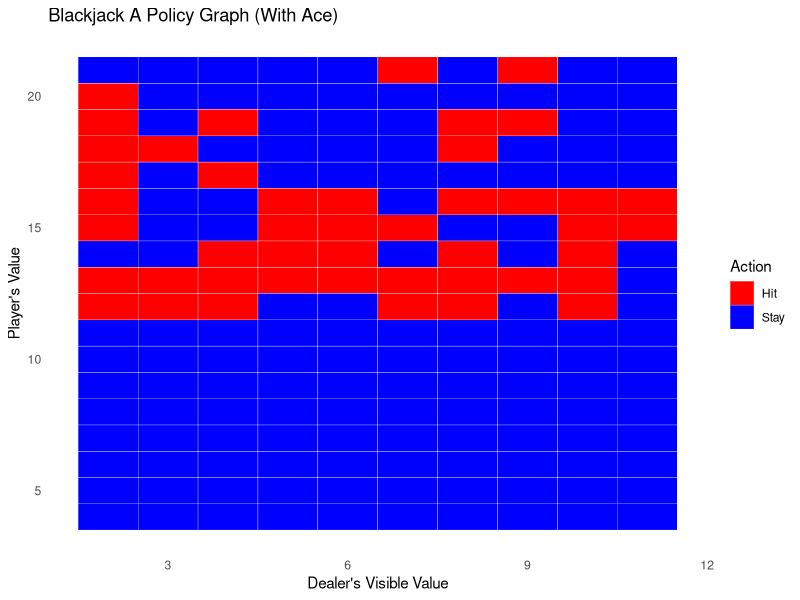
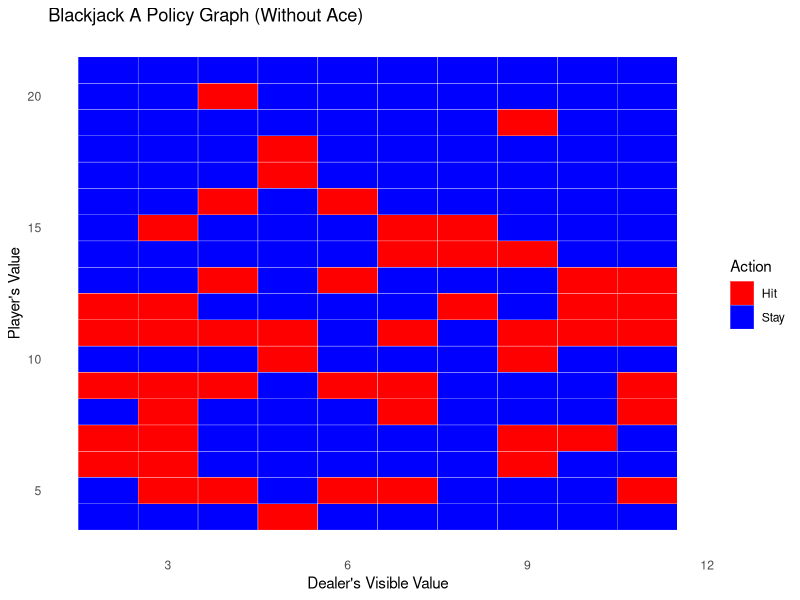

R code for these plots, in order:
#########################################################
#
# Agent is a Monte-Carlo reinforcement-trained statistical model
# 
# Environment: Dealer visible value, player value, player aces
#
# Action Space: Hit, Stay
#
# Value Function: State-action pair, Q(s, a)
#
#########################################################
######################
# Get a random card
######################
random_card <- function() {
  # Higher likelihood of 10 for J, Q, K
  return(sample(c(2, 3, 4, 5, 6, 7, 8, 9, 10, 10, 10, 10, 11), 1))
}

######################
# Add a card to a hand
#
# State[2] = player value
# State[3] = ace
######################
hit <- function(value, ace) {
  value =  as.numeric(value)
  ace =  as.numeric(ace)
  card = random_card()
  
  # Check if card is ace
  if (card == 11) {
    ace = ace + 1
  }
  
  # Check for bust with ace
  if (value + card > 21 && ace > 0) {
    value = value + card - 10
    ace = ace - 1
  } else {
    value = value + card
  }
  
  return(c(value, ace))
}

########################
# Get a random state
#
# state[1] = dealer
# state[2] = player
# state[3] = ace
########################
random_state <- function() {
  
  # Dealer simply gets one card
  dealer = hit(0, 0)[1]
  
  # Player gets 2 cards, track ace
  player_hand = hit(0, 0)
  player_hand = hit(player_hand[1], player_hand[2])
  
  return(c(dealer, player_hand[1], player_hand[2]))
}

########################
# Finalize state
########################
finalize_state <- function(state) {
  # Check for dealer ace
  dealer = state[1]
  if (dealer == 11) {
    dealer_ace = 1
  } else {
    dealer_ace = 0
  }
  
  # Hit the dealer at least once to make a full hand
  # dealer_hand[1] = dealer value
  # dealer_hand[2] = dealer ace
  dealer_hand = hit(dealer, dealer_ace)
  
  # Dealer hits until 17 or over
  while (dealer_hand[1] < 17) {
    dealer_hand = hit(dealer_hand[1], dealer_hand[2])
  }
  
  state[1] = dealer_hand[1]
  
  return(state)
}

########################
# Evaluate state
#
# state[1] = dealer
# state[2] = player
# state[3] = ace
#
# Returns 1 on a player win
# Returns 0 on a tie
# Returns -1 on a player loss
########################
evaluate_state <- function(state) {
  # If player is bust, dealer wins
  dealer = state[1]
  player = state[2]
  
  # Player bust = loss
  if (player > 21) {
    return(-1)
  }
  
  # Only dealer bust = win
  if (player <= 21 && dealer > 21) {
    return(1)
  }
  
  # No busts and player > dealer = win
  if (player > dealer) {
    return(1)
  }
  
  # No busts and player < dealer = lose
  if (player < dealer) {
    return(-1)
  }
  
  # Else, player == dealer = tie
  return(0)

}

########################
# Calculate rewards
########################
# Function to create progressively devalued rewards
create_rewards <- function(reward, gamma, len) {
  # Create a sequence from 0 to (len - 1)
  exponent =  seq(0, len - 1)
  
  # Calculate progressively devalued rewards using vectorized operations
  rewards =  reward * (gamma ^ exponent)
  
  # Reverse the rewards list
  rewards =  rev(rewards)
  
  return(rewards)
}

#################
# Value function
#################
Q <- function(state_actions, gamma) {
  # Calculate reward via final state
  len = nrow(state_actions)
  reward = evaluate_state(finalize_state(state_actions[len, c(1:3)]))
  
  # Return progressively devalued list of rewards
  # Correlates to indices on state_actions
  rewards = create_rewards(reward, gamma, len)
  
  return(rewards)
}

#################
# Assign rewards to policy
#
# Policy is a 4 array
# Policy is the size of every state * every action
#
# Assigns the reward to the state and action
#################
assign_reward <- function(policy, policy_visits, state_action, reward) {
  # Convert the state_action row to numeric
  indices = as.numeric(state_action)
  
  # Increment visits count
  policy_visits[indices[1], indices[2], indices[3] + 1, indices[4]] =
    policy_visits[indices[1], indices[2], indices[3] + 1, indices[4]] + 1
  
  # Calculate new mean
  new_mean = (policy[indices[1], indices[2], indices[3] + 1, indices[4]] + reward) / policy_visits[indices[1], indices[2], indices[3] + 1, indices[4]]
  
  # Assign the reward to the appropriate position in the policy
  policy[indices[1], indices[2], indices[3] + 1, indices[4]] = new_mean
  
  return(list(policy = policy, policy_visits = policy_visits))
}

####################
# Evaluate policy
#
# n is the number of sample states
####################
evaluate_policy <- function(policy, n) {
  wins =  0
  ties =  0
  losses =  0
  for (i in 1:n) {
    # Get a random state
    state = random_state()
    
    # Perform actions on the state until player chooses to stay
    action = which.max(policy[state[1], state[2], state[3] + 1, ])
    
    while (action == 2 && state[2] < 22) { # action 2 signifies hit
      hit_value = hit(state[2], state[3])
      state[2] = hit_value[1]
      state[3] = hit_value[2]
      action = which.max(policy[state[1], state[2], state[3] + 1, ])
    }
    
    # Evaluate the state and tally wins/ties/losses
    state_value = evaluate_state(finalize_state(state))
    if (state_value == 1) {
      wins = wins + 1
    } else if (state_value == 0) {
      ties = ties + 1
    } else {
      losses = losses + 1
    }
  }
  
  return(c(wins / n, ties / n, losses / n))
}

######################
# Train policy
#
# policy and policy visits track policy data
#
# n_episodes is the number of episodes to train over
#
# gamma is the devalue coefficient for each step an action is removed
# from a result
#
# epsilon_start is the starting chance to explore vs exploit
# epsilon_min is the value epsilon_start will linearly decay to over training
######################
monte_carlo_training <- function(policy, policy_visits, n_episodes, gamma, 
                                 epsilon_start, epsilon_min) {
  # Linear epsilon decay
  epsilon_decay = (epsilon_start - epsilon_min) / n_episodes
  
  # Loop episodes
  while (n_episodes > 0) {
    # Reduce epsilon over time
    epsilon = max(epsilon_min, n_episodes * epsilon_decay)
    
    # Get a random state
    state = random_state()
    
    # Randomly explore or exploit based on epsilon
    if (runif(1) > epsilon) {
      action = which.max(policy[state[1], state[2], state[3] + 1, ])
    } else {
      action = sample(1:2, 1)
    }
    
    # Get state actions list
    state_actions = data.frame()
    # Record first state action
    state_actions = rbind(state_actions, c(state, action))
    # While action is to hit
    while (state[2] < 22 && action == 2) {
      
      # Hit player and update state
      hit_value = hit(state[2], state[3])
      state[2] = hit_value[1]
      state[3] = hit_value[2]
      
      # Randomly explore or exploit based on epsilon constant
      if (runif(1) > epsilon) {
        action = which.max(policy[state[1], state[2], state[3] + 1, ])
      } else {
        action = sample(1:2, 1)
      }
      
      # Record state action
      state_actions = rbind(state_actions, c(state, action))
    }
    
    # Calculate and apply rewards to policy
    rewards = Q(state_actions, gamma)
    for (k in seq(1:nrow(state_actions))) {
      updated_policy = assign_reward(policy, policy_visits, state_actions[k, ], rewards[k])
      policy = updated_policy$policy
      policy_visits = updated_policy$policy_visits
    }
    
    n_episodes = n_episodes - 1
  }
  
  return(policy)
}

###########################
# Plot results
###########################
# Load necessary libraries
library(ggplot2)

# Function to create a data frame for the policy and generate plots
create_policy_plots <- function(policy, name) {
  # Generate the policy data frame
  policy_df <- data.frame()
  
  for (dealer in 2:11) {
    for (player in 4:21) {
      for (ace in 0:1) {
        action <- which.max(policy[dealer, player, ace + 1, ])
        policy_df <- rbind(policy_df, data.frame(Dealer = dealer, Player = player, Ace = ace, Action = action))
      }
    }
  }
  
  # Convert Action to descriptive labels
  policy_df$Action <- ifelse(policy_df$Action == 1, "Stay", "Hit")
  
  # Plot for states with an ace
  plot_with_ace <- ggplot(policy_df[policy_df$Ace == 1, ], aes(x = Dealer, y = Player, fill = Action)) +
    geom_tile(color = "white") +
    scale_fill_manual(values = c("Hit" = "red", "Stay" = "blue")) +
    labs(title = paste("Blackjack", name, "Policy Graph (With Ace)"),
         x = "Dealer's Visible Value",
         y = "Player's Value",
         fill = "Action") +
    theme_minimal() +
    theme(panel.grid.major = element_blank(),
          panel.grid.minor = element_blank())
  
  # Plot for states without an ace
  plot_without_ace <- ggplot(policy_df[policy_df$Ace == 0, ], aes(x = Dealer, y = Player, fill = Action)) +
    geom_tile(color = "white") +
    scale_fill_manual(values = c("Hit" = "red", "Stay" = "blue")) +
    labs(title = paste("Blackjack", name, "Policy Graph (Without Ace)"),
         x = "Dealer's Visible Value",
         y = "Player's Value",
         fill = "Action") +
    theme_minimal() +
    theme(panel.grid.major = element_blank(),
          panel.grid.minor = element_blank())
  
  return(list(policy_df = policy_df, plot_with_ace = plot_with_ace, plot_without_ace = plot_without_ace))
}

###################
# Train policies
###################
# Function to train policies with different parameters
train_policy <- function(policy_name, train = TRUE, n_episodes = 100000, 
                         eval_games = 100000, gamma = 1, epsilon_start = 1, 
                         epsilon_end = 1) {
  # Initialize the policy and policy visits array
  policy <- array(0, dim = c(11, 32, 2, 2))
  visits <- array(0, dim = c(11, 32, 2, 2))
  
  # Train the policy (optional)
  if (train ==  TRUE) {
    print(paste("Training", policy_name))
    policy <- monte_carlo_training(policy, visits, n_episodes, gamma, epsilon_start, epsilon_end)
  }
  
  # Display the policy
  # Generate plots for the policy
  results = create_policy_plots(policy, policy_name)
  plot_with_ace = results$plot_with_ace
  plot_without_ace = results$plot_without_ace
  
  # Evaluate the policy win rate
  win_rate = evaluate_policy(policy, eval_games)[1]
  
  # Display the plots and print the win rate
  print(plot_with_ace)
  print(plot_without_ace)
  print(paste(policy_name, "win rate:", win_rate))
  
  return(policy)
}

# Function to convert policy to a data frame
policy_to_dataframe <- function(policy) {
  # Initialize an empty data frame
  policy_df <- data.frame()
  
  # Iterate through each combination of dealer value, player value, and ace presence
  for (dealer in 2:11) {                # Dealer values from 2 to 11
    for (player in 4:21) {              # Player values from 4 to 21
      for (ace in 0:1) {                # Ace presence: 0 (no ace), 1 (ace present)
        # Extract Q-values for both actions (Hit and Stay)
        hit_value = policy[dealer, player, ace + 1, 2]  # Q-value for Hit
        stay_value = policy[dealer, player, ace + 1, 1] # Q-value for Stay
        
        # Append to the data frame
        policy_df <- rbind(policy_df, data.frame(
          Dealer = dealer,
          Player = player,
          Ace = ace,
          HitValue = hit_value,
          StayValue = stay_value
        ))
      }
    }
  }
  
  return(policy_df)
}


##############################
# Main
##############################
policyA <- train_policy("A", n_episodes = 50000, eval_games = 10000, gamma = 1, epsilon_start = 0.2, epsilon_end = 0.2)

# Create the policy data frame for policyA
policyA_df <- policy_to_dataframe(policyA)